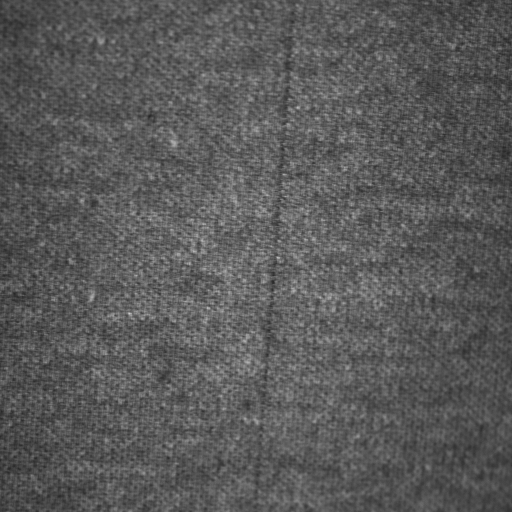
#> input picture examples/fabric_defect_detection/sample.PNG, 512 x 512 px, found by its file name
$ python augmentation.py
#> lines starting #> are read from the running program, lines starting #| are printed output that depends on the picture
#> in pillow_test, img is the input picture: PIL image 512x512 RGB; min 39, max 204, mean 89.6
# https://blog.csdn.net/qq_36834959/article/details/79958446

import os
import numpy as np
from PIL import Image, ImageOps, ImageEnhance
from matplotlib import pyplot as plt


class ImageRandomDistort(object):
    def __init__(self):
        pass

    def random_crop(self, img, area=[]):
        pass

    def random_brightness(self, img, val=None, lower=0.9, upper=1.1):
#> called with val = 1.5, lower = 0.9, upper = 1.1
        if val is None: val = np.random.uniform(lower, upper)
        return ImageEnhance.Brightness(img).enhance(val)
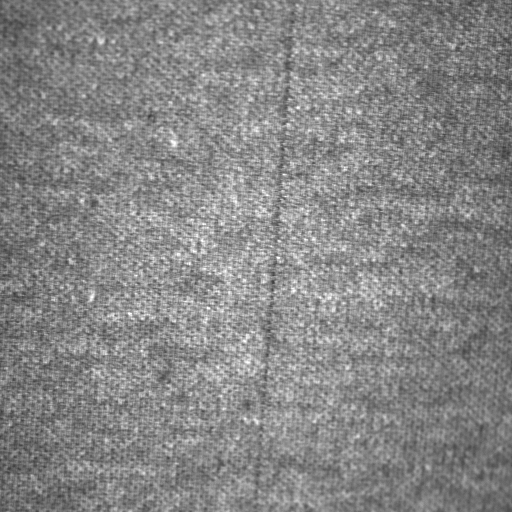
#> returned value: PIL image 512x512 RGB; min 58, max 255, mean 134.2

    def random_contrast(self, img, val=None, lower=0.9, upper=1.1):
#> called with val = 1.5, lower = 0.9, upper = 1.1
        if val is None: val = np.random.uniform(lower, upper)
        return ImageEnhance.Contrast(img).enhance(val)

    def random_sharpness(self, img, val=None, lower=0.9, upper=1.1):
        if val is None: val = np.random.uniform(lower, upper)
        return ImageEnhance.Sharpness(img).enhance(val)

    def random_color(self, img, val=None, lower=0.9, upper=1.1):
        if val is None: val = np.random.uniform(lower, upper)
        return ImageEnhance.Color(img).enhance(val)

    def random_rotate(self, img, val=None, pos=0.5): # Note: only for image while img_h == img_w
#> called with val = 0, pos = 0.5
        if val is None: val = np.random.uniform(0, 1)
        if val < pos:
            kind = np.random.randint(0,2)
            if kind == 0: img = img.rotate(90)
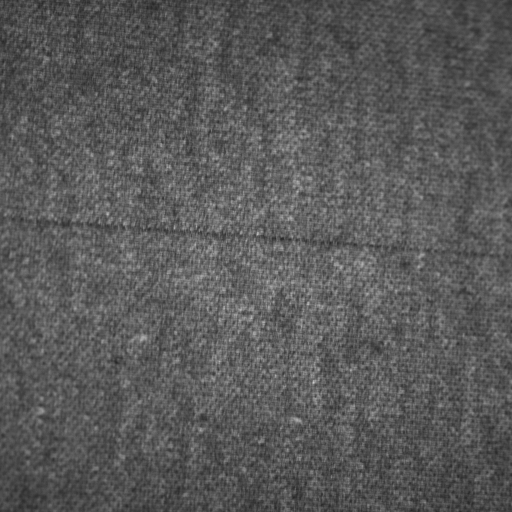
#> img: PIL image 512x512 RGB; min 39, max 204, mean 89.6
            if kind == 1: img = img.rotate(270)
        return img

    def random_flip(self, img, val=None, pos=0.5):
        if val is None: val = np.random.uniform(0, 1)
        if val < pos:
            kind = np.random.randint(0,3)
            if kind in [1,3]: img = self.random_flip_left_right(img, val=0)
            if kind in [2,3]: img = self.random_flip_top_bottom(img, val=0)
        return img

    def random_flip_left_right(self, img, val=None, pos=0.5):
        if val is None: val = np.random.uniform(0, 1)
        if val < pos: return img.transpose(Image.FLIP_LEFT_RIGHT)
        else: return img

    def random_flip_top_bottom(self, img, val=None, pos=0.5):
        if val is None: val = np.random.uniform(0, 1)
        if val < pos: return img.transpose(Image.FLIP_TOP_BOTTOM)
        else: return img

    def random_invert(self, img, val=None, pos=0.3):
#> called with val = 0, pos = 0.3
        if val is None: val = np.random.uniform(0, 1)
        if val < pos: return ImageOps.invert(img)
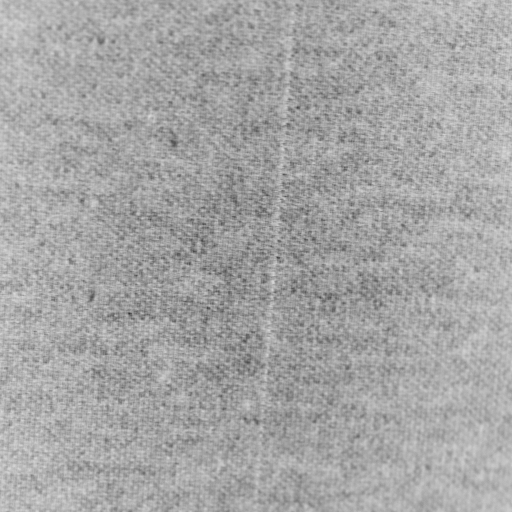
#> returned value: PIL image 512x512 RGB; min 51, max 216, mean 165.4
        else: return img

    def crop_and_resize(self, img, box=None, size=None, resample=Image.BILINEAR):
        if box is not None: img = img.crop(box)
        if size is not None: img = img.resize(size, resample=resample)
        return img


def pillow_test(img_file):
    img = Image.open(img_file)
    #img_sub = img.crop([128,128,512,512])
    #plt.imshow(img_sub, cmap="gray")

    aug = ImageRandomDistort()
    img_bright   = aug.random_brightness(img, 1.5)
    img_contrast = aug.random_contrast(img, 1.5)
    img_flip     = aug.random_rotate(img, 0)
    img_invert   = aug.random_invert(img, 0)
    plt.subplot(1,5,1), plt.imshow(img, cmap="gray"), plt.title("Original Image")
    plt.subplot(1,5,2), plt.imshow(img_bright, cmap="gray"), plt.title("Bright Image")
    plt.subplot(1,5,3), plt.imshow(img_contrast, cmap="gray"), plt.title("Contrast Image")
    plt.subplot(1,5,4), plt.imshow(img_flip, cmap="gray"), plt.title("Flip Image")
    plt.subplot(1,5,5), plt.imshow(img_invert, cmap="gray"), plt.title("Invert Image")
    plt.show()
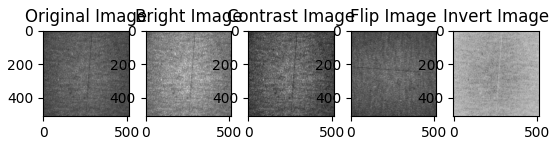
#> figure drawn by matplotlib, 5 panels


if __name__ == "__main__":
    img_file = "sample.png"
    pillow_test(img_file)
